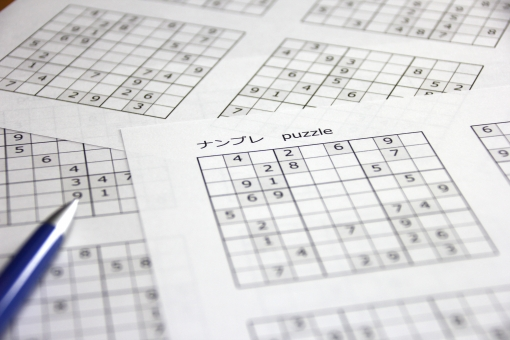
//> input picture 20200317_opencv_geotransformation_OK/pic.jpg, 510 x 340 px
$ ./main   (built with g++ and OpenCV 4)
//> lines starting //> are read from the running program, lines starting //| are printed output that depends on the picture
#include "opencv2/highgui/highgui.hpp"
#include "opencv2/opencv.hpp"
#include <iostream>

using namespace std;
using namespace cv;

vector<int> vec;
int count_point = 0;
bool bExit = false;

void CallBackFunc(int event, int x, int y, int flags, void* userdata)
{
	if (event == EVENT_LBUTTONDOWN && count_point < 4)
	{
		cout << "Left button of the mouse is clicked - position (" << x << ", " << y << ")" << endl;
		vec.push_back(x);
		vec.push_back(y);
		count_point++;

		if (vec.size() == 8)
		{
			cout << "that's it" << endl;
			bool* exitflag = static_cast<bool*>(userdata);
			*exitflag = true;
		}
	}

	// [12 lines of commented-out code are left out]
}

int main()
{
	// Read image from file
	Mat img = imread("pic.jpg");
//> img is the input picture: 340 rows x 510 cols, CV_8UC3; mean B, G, R 217.4, 216.1, 216.4
	int nOffset = 200;


	//if fail to read the image
	if (img.empty())
	{
		cout << "Error loading the image" << endl;
		return -1;
	}

	//Create a window
	namedWindow("ImageDisplay", 1);
	imshow("ImageDisplay", img);


	setMouseCallback("ImageDisplay", CallBackFunc, static_cast<void*>(&bExit));

	while (!bExit)
	{
		waitKey(30);
//> the left mouse button is pressed and released at (127, 85)
//> the left mouse button is pressed and released at (382, 85)
//> the left mouse button is pressed and released at (382, 255)
//> the left mouse button is pressed and released at (127, 255)
	}

	cout << "Found " << "4" << " points... Exit" << endl;

	for (int i = 0; i<vec.size(); i++) {
		cout << vec[i] << endl;     // 輸出 0, 10, 20, 30, 40
	}
	if (img.empty()) return -1;
	// 設定變換[之前]與[之後]的坐標 (左上,左下,右下,右上)
	Point2f pts1[] = { Point2f(vec[0],vec[1]), Point2f(vec[2],vec[3]), Point2f(vec[4],vec[5]), Point2f(vec[6],vec[7]) };
	Point2f pts2[] = { Point2f(0,0), Point2f(0, nOffset), Point2f(nOffset, nOffset), Point2f(nOffset,0) };
	// 透視變換行列計算
	Mat perspective_matrix = cv::getPerspectiveTransform(pts1, pts2);
	Mat dst_img;
	// 變換
	warpPerspective(img, dst_img, perspective_matrix, img.size(), cv::INTER_LINEAR);
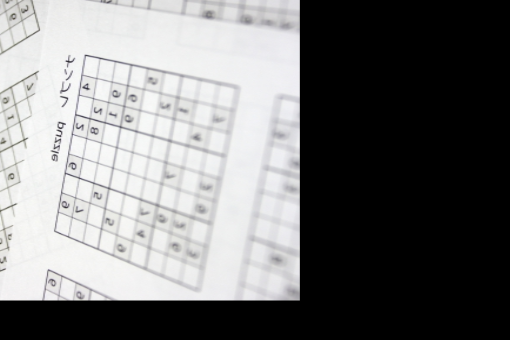
//> dst_img: 340 rows x 510 cols, CV_8UC3; mean B, G, R 118.7, 118.5, 118.4
	// 繪製坐標變換[之前]與[之後]的示意圖
	line(img, pts1[0], pts1[1], cv::Scalar(255, 255, 0), 2, LINE_AA);
	line(img, pts1[1], pts1[2], cv::Scalar(255, 255, 0), 2, LINE_AA);
	line(img, pts1[2], pts1[3], cv::Scalar(255, 255, 0), 2, LINE_AA);
	line(img, pts1[3], pts1[0], cv::Scalar(255, 255, 0), 2, LINE_AA);
	line(img, pts2[0], pts2[1], cv::Scalar(255, 0, 255), 2, LINE_AA);
	line(img, pts2[1], pts2[2], cv::Scalar(255, 0, 255), 2, LINE_AA);
	line(img, pts2[2], pts2[3], cv::Scalar(255, 0, 255), 2, LINE_AA);
	line(img, pts2[3], pts2[0], cv::Scalar(255, 0, 255), 2, LINE_AA);
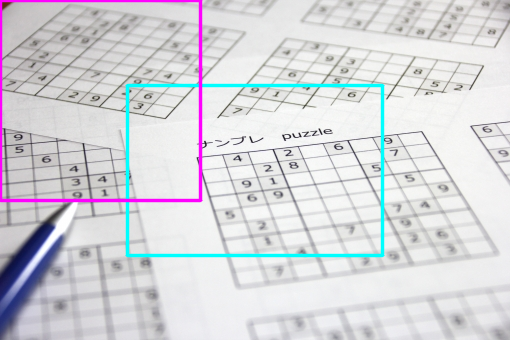
//> img: 340 rows x 510 cols, CV_8UC3; mean B, G, R 218.6, 214, 213.3

	Mat crop_img;
	dst_img(Rect(Point(0, 0), Point(200, 200))).copyTo(crop_img);
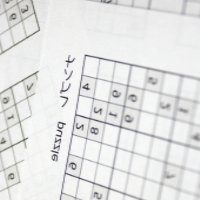
//> crop_img: 200 rows x 200 cols, CV_8UC3; mean B, G, R 228.5, 228.9, 228.4
	imshow("cropped", crop_img);
	cout << "End" << endl;
	waitKey(0);

	return 0;

}
